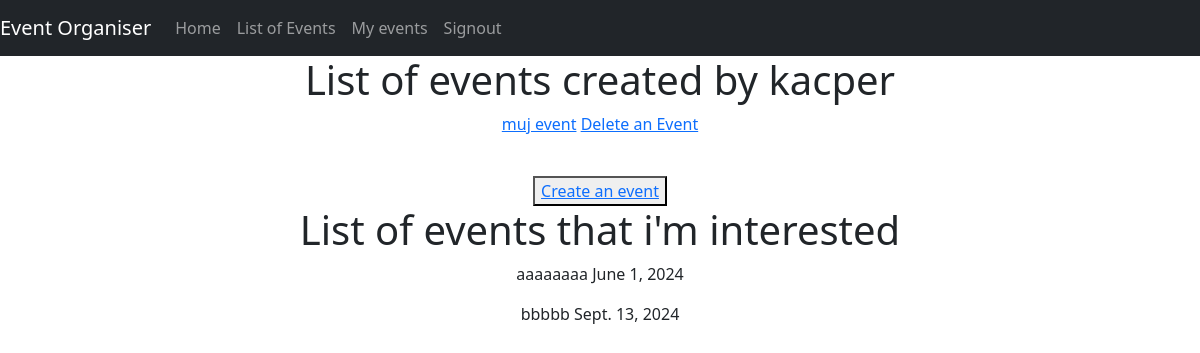
Page /mylist/ (signed in) on the committed database.
### main/models.py (models this page shows, shortened)
class Events(models.Model):
    user = models.ForeignKey(
        User,
        on_delete=models.CASCADE,
        related_name="event",
        null=True)
    name = models.CharField(
        max_length=200
        )
    date = models.DateField()
    description = models.CharField(
        max_length = 2000)
    country = models.CharField(
        max_length = 25
        )
    city = models.CharField(
        max_length = 75
        )

class EventParticipation(models.Model):
    user = models.CharField(
        max_length=100
        )
    eventId = models.IntegerField()
    name = models.CharField(
        max_length=200
    )
    date = models.DateField()
    participation = models.CharField(
        max_length=15
        )

### main/views.py (the view)
# urls.py: path("mylist/",views.mylist,name="mylist"),
def mylist(request):
    if request.user.is_authenticated:
        username = request.user.username
        items = Events.objects.filter(user__username = username)
        events_items = EventParticipation.objects.filter(user = username)
        return render(request,
                      'main/mylist.html',
                      {'items':items,
                       'events_items':events_items})
    else:
        return HttpResponseRedirect("/info/")

### main/templates/main/mylist.html (shortened to what this page needs)
{% extends 'main/base.html' %}
{% block content %}
    <h1>List of events created by {{user.get_username}} </h1>
    {% if items %}
        {% for i in items %}
            <p><a href="/{{ i.id }}">{{ i.name }}</a> <a href="/deleteEvent/{{ i.id }}">Delete an Event</a></p>
        {% endfor %}
    {% else %}
        <p>Curently no created events</p>
    {% endif %}
    <br>
    <button><a href="../create/">Create an event</a></button>
    <h1>List of events that i'm interested </h1>
    {% if events_items %}
        {% for j in events_items %}
            <p>{{ j.name }} {{ j.date }}</p>
        {% endfor %}
    {% else %}
        <p>Curently not interested in any event</p>
    {% endif %}
{% endblock %}

### rows in the picture
Events: name "muj event"
EventParticipation: name "aaaaaaaa", date "June 1, 2024"
EventParticipation: name "bbbbb", date "Sept. 13, 2024"

### other values in the picture
{{ user.get_username }} "kacper"
